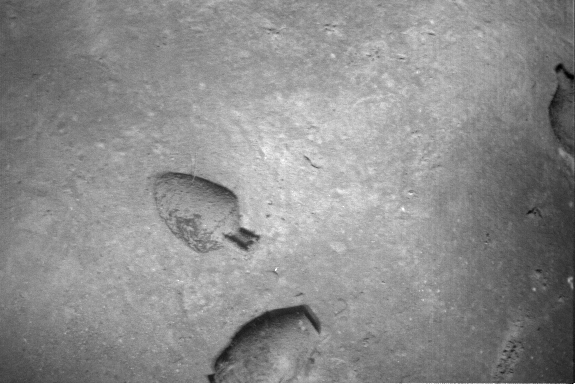
#> input picture Underwater Image/1.tif, 576 x 384 px, found by its file name
$ jupyter execute --allow-errors Underwater_moasic.ipynb
#> lines starting #> are read from the running program, lines starting #| are printed output that depends on the picture
[cell 1]
import numpy as np
from scipy.ndimage import gaussian_filter, zoom, sobel, maximum_filter, laplace, gaussian_laplace
import matplotlib.pyplot as plt
import matplotlib.image as mpimg
import cv2
from scipy.optimize import least_squares

Just For Fun i tried to implement the feature detection method as same as used in the Pizzaro paper i.e. harris interest points detector at multiscale this multiscale was created by decomposing each image into 5 levels with sigma value 1.6 and any level further then 5 was too blur, first the initial image from the pyramid in the previous scale is blurred then zoomed in with the factors of 2 and the gaussian blurr was used the same across all the levels as the image was already downsampled at each level, i have attached the outcomes of the pyramids in the Pyramids Folder as this algorithm was working but the computational time was too high it took me more then 2 hours to finish running this algorithm since there are a lots of loops in the code i didnt had  much time to optimize it for computational efficiency so i shifted from this feature finding method to SIFT algorithm but i would still like to know how can i improve this code below for it to work

[cell 2]
# [28 lines of commented-out code are left out]

[cell 3]
# [9 lines of commented-out code are left out]

[cell 4]
# [35 lines of commented-out code are left out]

[cell 5]
# [48 lines of commented-out code are left out]

[cell 6]
def load_image(path):
    img = cv2.imread(path)
#> img is the input picture: shape (384, 576, 3); min 0, max 255, mean 140.8
    if img is None:
        img = plt.imread(path)
        if len(img.shape) == 3:
            img = cv2.cvtColor(img, cv2.COLOR_RGB2GRAY)
    else:
        img = cv2.cvtColor(img, cv2.COLOR_BGR2GRAY)
#> img: shape (384, 576)
    return img

def normalize_image(image):
    img_float = image.astype(np.float64)

    mean_val = np.mean(img_float)
#> mean_val = 140.8
    std_val = np.std(img_float)
#> std_val = 35.49

    if std_val > 0:
        normalized = (img_float - mean_val) / std_val
    else:
        normalized = img_float - mean_val

    normalized = ((normalized - normalized.min()) /
                  (normalized.max() - normalized.min()) * 255).astype(np.uint8)

    return normalized

img_1 = normalize_image(load_image("C:/Users/shalh/OneDrive/Desktop/Underwater Image/1.tif"))
img_2 = normalize_image(load_image("C:/Users/shalh/OneDrive/Desktop/Underwater Image/2.tif"))
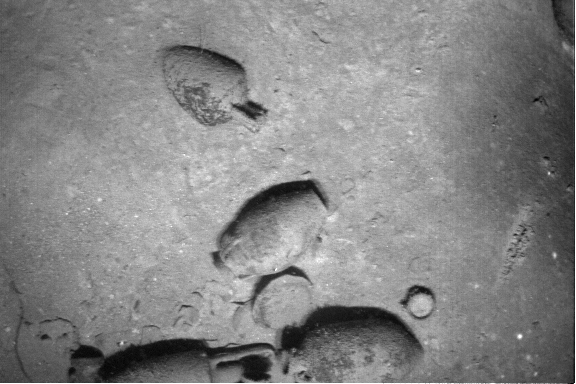
#> input picture Underwater Image/2.tif, 576 x 384 px, found by its file name
#> in load_image, img is the input picture: shape (384, 576, 3); min 0, max 255, mean 132.6
img_3 = normalize_image(load_image("C:/Users/shalh/OneDrive/Desktop/Underwater Image/3.tif"))
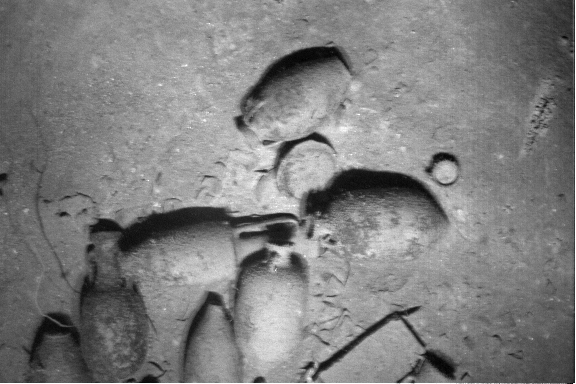
#> input picture Underwater Image/3.tif, 576 x 384 px, found by its file name
#> in load_image, img is the input picture: shape (384, 576, 3); min 0, max 255, mean 126.9
img_4 = normalize_image(load_image("C:/Users/shalh/OneDrive/Desktop/Underwater Image/4.tif"))
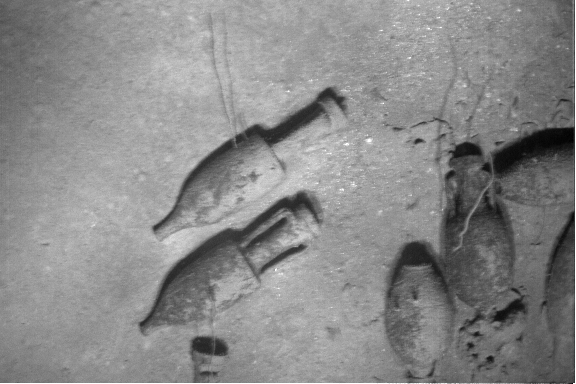
#> input picture Underwater Image/4.tif, 576 x 384 px, found by its file name
#> in load_image, img is the input picture: shape (384, 576, 3); min 0, max 255, mean 137
img_5 = normalize_image(load_image("C:/Users/shalh/OneDrive/Desktop/Underwater Image/5.tif"))
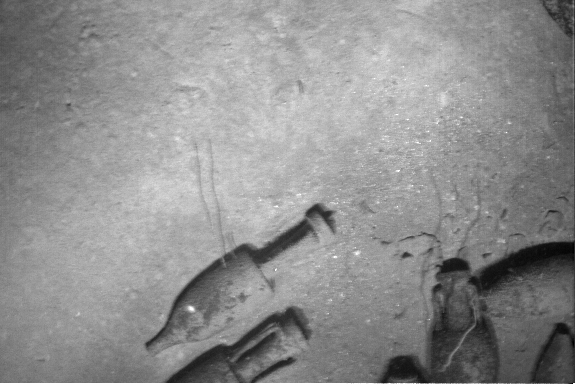
#> input picture Underwater Image/5.tif, 576 x 384 px, found by its file name
#> in load_image, img is the input picture: shape (384, 576, 3); min 0, max 255, mean 142
img_6 = normalize_image(load_image("C:/Users/shalh/OneDrive/Desktop/Underwater Image/6.tif"))
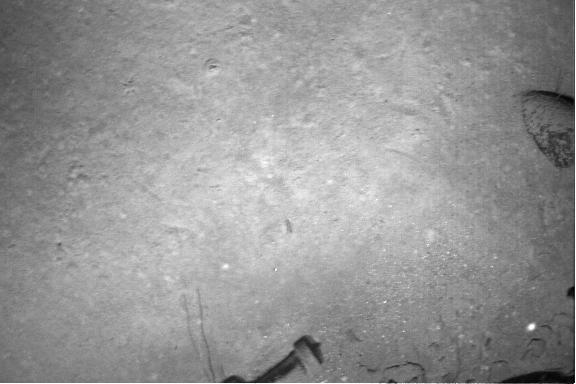
#> input picture Underwater Image/6.tif, 576 x 384 px, found by its file name
#> in load_image, img is the input picture: shape (384, 576, 3); min 0, max 255, mean 149.7

sift_det =  cv2.SIFT.create()

fp1, desp1 = sift_det.detectAndCompute(img_1,None)
#> fp1 = 389 keypoints; strongest (x, y, size): (211, 378, 4.8), (244, 239, 15.4), (572, 77, 3.5), (243, 231, 5.1)
fp2, desp2 = sift_det.detectAndCompute(img_2, None)
#> fp2 = 747 keypoints; strongest (x, y, size): (520, 336, 3.1), (252, 110, 13.4), (292, 270, 8.2), (264, 281, 9.7)
fp3, desp3 = sift_det.detectAndCompute(img_3,None)
#> fp3 = 818 keypoints; strongest (x, y, size): (316, 137, 7.3), (286, 148, 10), (318, 202, 19.8), (296, 263, 12)
fp4, desp4 = sift_det.detectAndCompute(img_4, None)
#> fp4 = 594 keypoints; strongest (x, y, size): (418, 141, 4.1), (300, 203, 17.2), (204, 346, 15.2), (301, 247, 5.9)
fp5, desp5 = sift_det.detectAndCompute(img_5,None)
#> fp5 = 390 keypoints; strongest (x, y, size): (191, 308, 4.1), (406, 255, 4.4), (316, 210, 10.7), (335, 257, 1.9)
fp6, desp6 = sift_det.detectAndCompute(img_6, None)
#> fp6 = 226 keypoints; strongest (x, y, size): (531, 327, 4.6), (391, 381, 2.4), (284, 368, 12.4), (304, 342, 10.8)

FLANN_INDEX_KDTREE = 1
trees = dict(algorithm=FLANN_INDEX_KDTREE)
search = dict(checks=50)
flann = cv2.FlannBasedMatcher(trees,search)

matches12 = flann.knnMatch(desp1,desp2,k=2)
#> matches12 = 389 matches
matches23 = flann.knnMatch(desp2,desp3,k=2)
#> matches23 = 747 matches
matches34 = flann.knnMatch(desp3,desp4,k=2)
#> matches34 = 818 matches
matches45 = flann.knnMatch(desp4,desp5,k=2)
#> matches45 = 594 matches
matches56 = flann.knnMatch(desp5,desp6,k=2)
#> matches56 = 390 matches


plt.figure(figsize=(15, 8))
#> (the rest of this cell did not finish here and is left out)

[cell 7]
sorted_matches12 = []
sorted_matches23 = []
sorted_matches34 = []
sorted_matches45 = []
sorted_matches56 = []


matches = [matches12,matches23,matches34,matches45,matches56]

for i,j in matches12:
            if i.distance<0.7*j.distance:
                sorted_matches12.append(i)
#> after the loop, sorted_matches12 = 84 matches
for i,j in matches23:
            if i.distance<0.7*j.distance:
                sorted_matches23.append(i)
#> after the loop, sorted_matches23 = 120 matches
for i,j in matches34:
            if i.distance<0.7*j.distance:
                sorted_matches34.append(i)
#> after the loop, sorted_matches34 = 10 matches
for i,j in matches45:
            if i.distance<0.7*j.distance:
                sorted_matches45.append(i)
#> after the loop, sorted_matches45 = 93 matches
for i,j in matches56:
            if i.distance<0.7*j.distance:
                sorted_matches56.append(i)
#> after the loop, sorted_matches56 = 41 matches

im12_matches = cv2.drawMatches(img_1, fp1, img_2, fp2, sorted_matches12, None, flags=cv2.DrawMatchesFlags_NOT_DRAW_SINGLE_POINTS)
im23_matches = cv2.drawMatches(img_2, fp2, img_3, fp3, sorted_matches23, None, flags=cv2.DrawMatchesFlags_NOT_DRAW_SINGLE_POINTS)
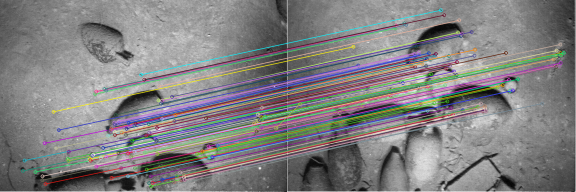
#> im23_matches: shape (384, 1152, 3) (shown at 1/2 size); mean of channels 0, 1, 2 129.2, 128, 129.6; drawn as B, G, R
im34_matches = cv2.drawMatches(img_3, fp3, img_4, fp4, sorted_matches34, None, flags=cv2.DrawMatchesFlags_NOT_DRAW_SINGLE_POINTS)
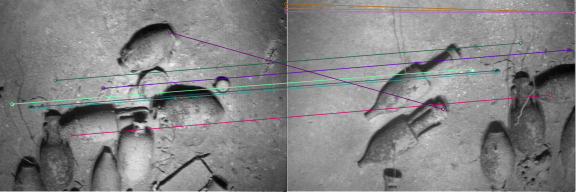
#> im34_matches: shape (384, 1152, 3) (shown at 1/2 size); mean of channels 0, 1, 2 131.2, 130.5, 130.9; drawn as B, G, R
im45_matches = cv2.drawMatches(img_4, fp4, img_5, fp5, sorted_matches45, None, flags=cv2.DrawMatchesFlags_NOT_DRAW_SINGLE_POINTS)
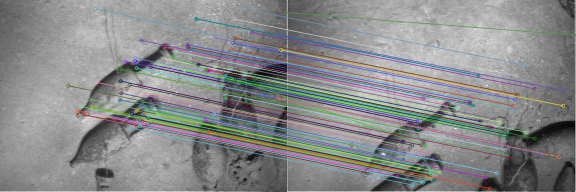
#> im45_matches: shape (384, 1152, 3) (shown at 1/2 size); mean of channels 0, 1, 2 138.3, 138, 136.4; drawn as B, G, R
im56_matches = cv2.drawMatches(img_5, fp5, img_6, fp6, sorted_matches56, None, flags=cv2.DrawMatchesFlags_NOT_DRAW_SINGLE_POINTS)
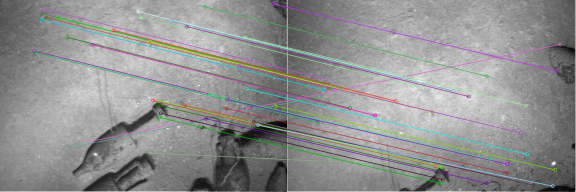
#> im56_matches: shape (384, 1152, 3) (shown at 1/2 size); mean of channels 0, 1, 2 144.2, 144.6, 144; drawn as B, G, R

matched12_xy = []
matched23_xy = []
matched34_xy = []
matched45_xy = []
matched56_xy = []
for match in sorted_matches12:
    pt1 = fp1[match.queryIdx].pt
    pt2 = fp2[match.trainIdx].pt
    matched12_xy.append((pt1, pt2))
#> this loop made 84 passes
#> (pt1, pt2) on passes 1 to 8: ((19.42, 182.2), (26.91, 57.02)), ((98.39, 272.7), (103.3, 147)), ((120.2, 340.2), (180.8, 251.1)), ((122.5, 153.6), (132, 27.96)), ((165.6, 214.9), (173.7, 86.22)), ((170.3, 219.5), (178.2, 90.02)), ((174.8, 233.3), (181.7, 104.7)), ((175.6, 174.2), (184.7, 46.87))
#> after the loop, matched12_xy = 84 items
for match in sorted_matches23:
    pt2 = fp2[match.queryIdx].pt
    pt3 = fp3[match.trainIdx].pt
    matched23_xy.append((pt2, pt3))
#> this loop made 120 passes
#> (pt2, pt3) on passes 1 to 8: ((45.34, 341.4), (63.78, 218.2)), ((48.84, 320.6), (67.96, 196.6)), ((48.84, 320.6), (67.96, 196.6)), ((70.51, 343.5), (89.96, 220.3)), ((84.39, 359.8), (103.7, 233.2)), ((84.59, 352.1), (103, 225.7)), ((88.97, 286.1), (110.1, 160.4)), ((90.63, 367.4), (108, 243.5))
#> after the loop, matched23_xy = 120 items
for match in sorted_matches34:
    pt3 = fp3[match.queryIdx].pt
    pt4 = fp4[match.trainIdx].pt
    matched34_xy.append((pt3, pt4))
#> this loop made 10 passes
#> (pt3, pt4) on passes 1 to 8: ((23.57, 207.8), (366.6, 137.4)), ((63.26, 213.7), (418.1, 140.6)), ((63.78, 218.2), (419.4, 144.5)), ((110.1, 160.4), (464.6, 85.68)), ((140.5, 270.8), (523.9, 189.6)), ((206.2, 176.1), (562, 99.64)), ((339.6, 64.58), (309.2, 217.7)), ((571.8, 7.29), (571.9, 24.6))
#> after the loop, matched34_xy = 10 items
for match in sorted_matches45:
    pt4 = fp4[match.queryIdx].pt
    pt5 = fp5[match.trainIdx].pt
    matched45_xy.append((pt4, pt5))
#> this loop made 93 passes
#> (pt4, pt5) on passes 1 to 8: ((135.6, 170.8), (126.7, 289.1)), ((155.6, 221.2), (148.4, 337.1)), ((156, 227.5), (148.2, 343.8)), ((163, 212.8), (155.7, 328.8)), ((166.5, 228.8), (158.3, 344.8)), ((179.4, 198), (170.3, 316.4)), ((183.3, 212.4), (174.7, 330.8)), ((183.3, 227), (174.7, 343.5))
#> after the loop, matched45_xy = 93 items
for match in sorted_matches56:
    pt5 = fp5[match.queryIdx].pt
    pt6 = fp6[match.trainIdx].pt
    matched56_xy.append((pt5, pt6))
#> this loop made 41 passes
#> (pt5, pt6) on passes 1 to 8: ((67.76, 101.3), (58.54, 240.9)), ((68.81, 104.5), (59.33, 244.1)), ((82.35, 38.69), (69.88, 179)), ((84.44, 27.1), (72.7, 167.1)), ((87.45, 18.19), (75.28, 158)), ((92.21, 34.98), (80.8, 175.8)), ((116.2, 35.21), (104.3, 176.5)), ((133.2, 296), (61.51, 192.8))
#> after the loop, matched56_xy = 41 items

im1_pt,im2_pt = matched12_xy[0]
#> im1_pt = (19.42, 182.2); im2_pt = (26.91, 57.02)

print(np.float32([matched12_xy[i][1] for i,j in enumerate(matched12_xy)]))
#> (printed output is left out)

[cell 8]
# [31 lines of commented-out code are left out]

[cell 9]
def pts(pairs):
    im1_pt_all = np.float32([pairs[i][0] for i,j in enumerate(pairs)]).reshape(-1, 1, 2)
#> im1_pt_all = 84 rows, first 8: [19.42, 182.2], [98.39, 272.7], [120.2, 340.2], [122.5, 153.6], [165.6, 214.9], [170.3, 219.5], [174.8, 233.3], [175.6, 174.2]
    im2_pt_all = np.float32([pairs[i][1] for i,j in enumerate(pairs)]).reshape(-1, 1, 2)
#> im2_pt_all = 84 rows, first 8: [26.91, 57.02], [103.3, 147], [180.8, 251.1], [132, 27.96], [173.7, 86.22], [178.2, 90.02], [181.7, 104.7], [184.7, 46.87]
    return im1_pt_all,im2_pt_all


src_pts12,dst_pts12 = pts(matched12_xy)
#> src_pts12 has the same summary as im1_pt_all in pts; dst_pts12 has the same summary as im2_pt_all in pts
src_pts23,dst_pts23 = pts(matched23_xy)
#> in pts (call 2), `im1_pt_all = np.float32([pairs[i][0] for i,j in enumerate(pairs)]).res..`: im1_pt_all = 120 rows, first 8: [45.34, 341.4], [48.84, 320.6], [48.84, 320.6], [70.51, 343.5], [84.39, 359.8], [84.59, 352.1], [88.97, 286.1], [90.63, 367.4]
#> in pts (call 2), `im2_pt_all = np.float32([pairs[i][1] for i,j in enumerate(pairs)]).res..`: im2_pt_all = 120 rows, first 8: [63.78, 218.2], [67.96, 196.6], [67.96, 196.6], [89.96, 220.3], [103.7, 233.2], [103, 225.7], [110.1, 160.4], [108, 243.5]
#> src_pts23 has the same summary as im1_pt_all in pts; dst_pts23 has the same summary as im2_pt_all in pts
src_pts34,dst_pts34 = pts(matched34_xy)
#> src_pts34 = [[23.57, 207.8], [63.26, 213.7], [63.78, 218.2], [110.1, 160.4], [140.5, 270.8], [206.2, 176.1], [339.6, 64.58], [571.8, 7.29], [572.1, 16.64], [572.2, 22.89]]; dst_pts34 = [[366.6, 137.4], [418.1, 140.6], [419.4, 144.5], [464.6, 85.68], [523.9, 189.6], [562, 99.64], [309.2, 217.7], [571.9, 24.6], [571.9, 24.6], [571.9, 24.6]]
src_pts45,dst_pts45 = pts(matched45_xy)
#> in pts (call 4), `im1_pt_all = np.float32([pairs[i][0] for i,j in enumerate(pairs)]).res..`: im1_pt_all = 93 rows, first 8: [135.6, 170.8], [155.6, 221.2], [156, 227.5], [163, 212.8], [166.5, 228.8], [179.4, 198], [183.3, 212.4], [183.3, 227]
#> in pts (call 4), `im2_pt_all = np.float32([pairs[i][1] for i,j in enumerate(pairs)]).res..`: im2_pt_all = 93 rows, first 8: [126.7, 289.1], [148.4, 337.1], [148.2, 343.8], [155.7, 328.8], [158.3, 344.8], [170.3, 316.4], [174.7, 330.8], [174.7, 343.5]
#> src_pts45 has the same summary as im1_pt_all in pts; dst_pts45 has the same summary as im2_pt_all in pts
src_pts56,dst_pts56 = pts(matched56_xy)
#> in pts (call 5), `im1_pt_all = np.float32([pairs[i][0] for i,j in enumerate(pairs)]).res..`: im1_pt_all = 41 rows, first 8: [67.76, 101.3], [68.81, 104.5], [82.35, 38.69], [84.44, 27.1], [87.45, 18.19], [92.21, 34.98], [116.2, 35.21], [133.2, 296]
#> in pts (call 5), `im2_pt_all = np.float32([pairs[i][1] for i,j in enumerate(pairs)]).res..`: im2_pt_all = 41 rows, first 8: [58.54, 240.9], [59.33, 244.1], [69.88, 179], [72.7, 167.1], [75.28, 158], [80.8, 175.8], [104.3, 176.5], [61.51, 192.8]
#> src_pts56 has the same summary as im1_pt_all in pts; dst_pts56 has the same summary as im2_pt_all in pts


H12i, mask12 = cv2.findHomography(src_pts12, dst_pts12, cv2.RANSAC)
#> H12i = [[0.921, -0.0682, 27.08], [0.0246, 0.918, -120.9], [-6.26e-05, -0.000202, 1]]; mask12 = 84 values, max 1 at index 4, min 0 at index 0, mean 0.738
H23i, mask23 = cv2.findHomography(src_pts23, dst_pts23, cv2.RANSAC)
#> H23i = [[1.05, 0.0422, 9.33], [0.0388, 1.01, -146.5], [4.99e-05, 6.76e-05, 1]]; mask23 = 120 values, max 1 at index 29, min 0 at index 0, mean 0.525
H34i, mask34 = cv2.findHomography(src_pts34, dst_pts34, cv2.RANSAC)
#> H34i = [[0.793, -1.54, 422], [-0.0393, -0.0454, 59.85], [0.000946, -0.00336, 1]]; mask34 = [0, 1, 1, 1, 1, 0, 0, 1, 1, 1]
H45i, mask45 = cv2.findHomography(src_pts45, dst_pts45, cv2.RANSAC)
#> H45i = [[1.02, 0.0658, -19.01], [-0.0252, 1.07, 121.8], [-4.97e-06, 0.000203, 1]]; mask45 = 93 values, max 1 at index 0, min 0 at index 1, mean 0.86
H56i, mask56 = cv2.findHomography(src_pts56, dst_pts56, cv2.RANSAC)
#> H56i = [[1, 0.0504, -13.81], [-0.00788, 1, 143.1], [-1.53e-06, 0.000152, 1]]; mask56 = 41 values, max 1 at index 0, min 0 at index 7, mean 0.829
print("h12i", H12i)
#| h12i [[ 9.20781934e-01 -6.82346607e-02  2.70806395e+01]
#|  [ 2.46142361e-02  9.17602358e-01 -1.20895052e+02]
#|  [-6.25785703e-05 -2.01745911e-04  1.00000000e+00]]

inlier_src12, inlier_dst12 = src_pts12[mask12.ravel() == 1], dst_pts12[mask12.ravel() == 1]
#> inlier_src12 = 62 rows, first 8: [165.6, 214.9], [170.3, 219.5], [174.8, 233.3], [175.6, 174.2], [178, 214.1], [181, 214], [181.6, 170.6], [185, 228.4]; inlier_dst12 = 62 rows, first 8: [173.7, 86.22], [178.2, 90.02], [181.7, 104.7], [184.7, 46.87], [186.4, 84.26], [189.5, 83.51], [191.1, 43.69], [192.1, 99.59]
inlier_src23, inlier_dst23 = src_pts23[mask23.ravel() == 1], dst_pts23[mask23.ravel() == 1]
#> inlier_src23 = 63 rows, first 8: [215.8, 270.9], [220.7, 261.1], [222.1, 257], [226, 252], [226, 252], [228.1, 244.9], [229.1, 263.6], [229.5, 248.5]; inlier_dst23 = 63 rows, first 8: [239.6, 134.1], [245.5, 125.5], [245.4, 119.7], [250.5, 114.6], [250.5, 114.6], [252.1, 107.4], [252.9, 127.3], [253.6, 111.1]
inlier_src34, inlier_dst34 = src_pts34[mask34.ravel() == 1], dst_pts34[mask34.ravel() == 1]
#> inlier_src34 = [[63.26, 213.7], [63.78, 218.2], [110.1, 160.4], [140.5, 270.8], [571.8, 7.29], [572.1, 16.64], [572.2, 22.89]]; inlier_dst34 = [[418.1, 140.6], [419.4, 144.5], [464.6, 85.68], [523.9, 189.6], [571.9, 24.6], [571.9, 24.6], [571.9, 24.6]]
inlier_src45, inlier_dst45 = src_pts45[mask45.ravel() == 1], dst_pts45[mask45.ravel() == 1]
#> inlier_src45 = 80 rows, first 8: [135.6, 170.8], [156, 227.5], [166.5, 228.8], [179.4, 198], [183.3, 212.4], [183.3, 227], [187.9, 225.3], [188.7, 215.7]; inlier_dst45 = 80 rows, first 8: [126.7, 289.1], [148.2, 343.8], [158.3, 344.8], [170.3, 316.4], [174.7, 330.8], [174.7, 343.5], [178.9, 341.8], [179.6, 333.7]
inlier_src56, inlier_dst56 = src_pts56[mask56.ravel() == 1], dst_pts56[mask56.ravel() == 1]
#> inlier_src56 = 34 rows, first 8: [67.76, 101.3], [68.81, 104.5], [82.35, 38.69], [84.44, 27.1], [87.45, 18.19], [92.21, 34.98], [116.2, 35.21], [133.9, 74.3]; inlier_dst56 = 34 rows, first 8: [58.54, 240.9], [59.33, 244.1], [69.88, 179], [72.7, 167.1], [75.28, 158], [80.8, 175.8], [104.3, 176.5], [123.2, 215.9]


def residual_function(h_params, src_pts, dst_pts):
    H = np.append(h_params, 1).reshape(3, 3)

    src_homo = np.column_stack([src_pts.reshape(-1, 2), np.ones(len(src_pts.reshape(-1, 2)))])
    projected_homo = (H @ src_homo.T).T
    projected_2d = projected_homo[:, :2] / projected_homo[:, 2:3]

    return (projected_2d - dst_pts.reshape(-1, 2)).flatten()

def LM(H_init, src_pts, dst_pts):
    h_params = H_init.flatten()[:8]
#> h_params = [0.921, -0.0682, 27.08, 0.0246, 0.918, -120.9, -6.26e-05, -0.000202]

    result = least_squares(residual_function, h_params,
                          args=(src_pts, dst_pts),
                          method='lm')
#> result = 12 items

    H_refined = np.append(result.x, 1).reshape(3, 3)
#> H_refined = [[0.933, -0.0659, 25.33], [0.0289, 0.924, -122.9], [-4.07e-05, -0.000198, 1]]
    return H_refined

H12 = LM(H12i, inlier_src12, inlier_dst12)
#> H12 has the same summary as H_refined in LM
H23 = LM(H23i, inlier_src23, inlier_dst23)
#> H23 = [[1.05, 0.038, 9.28], [0.0366, 1.01, -145.3], [5.6e-05, 6.2e-05, 1]]
H34 = LM(H34i, inlier_src34, inlier_dst34)
#> H34 has the same summary as H34i
H45 = LM(H45i, inlier_src45, inlier_dst45)
#> H45 = [[1, 0.0488, -14.2], [-0.0263, 1.05, 122.2], [-2.06e-05, 0.000152, 1]]
H56 = LM(H56i, inlier_src56, inlier_dst56)
#> H56 = [[1, 0.0521, -13.9], [-0.00841, 1, 143.3], [-1.7e-06, 0.000157, 1]]
print(H12)
#| [[ 9.32697598e-01 -6.58800971e-02  2.53275066e+01]
#|  [ 2.88856345e-02  9.24241927e-01 -1.22891001e+02]
#|  [-4.06901688e-05 -1.97611249e-04  1.00000000e+00]]

[cell 10]
def sequential_image_stitching(images,homographies):
    result = images[0].copy()
    canvas_w = images[0].shape[1]*3
    canvas_h = images[0].shape[0]*3

    canvas = np.zeros((canvas_h, canvas_w), dtype=np.uint8)

    center_transform = np.array([[1, 0, canvas_w//2 - images[0].shape[1]//2],
                                 [0, 1, canvas_h//2 - images[0].shape[0]//2],
                                 [0, 0, 1]], dtype=np.float32)

    # Place first image in center
    first_H = center_transform
    warped_first = cv2.warpPerspective(images[0],  first_H, (canvas_w, canvas_h))
    canvas = warped_first.copy()

    # x_offset = canvas_w//4
    # y_offset = canvas_h//4
    # canvas[y_offset:y_offset+images[0].shape[0], x_offset:x_offset+images[0].shape[1]] = images[0]

    cum_H = first_H
    for i in range(1,len(images)):
        cum_H =  np.dot(cum_H, homographies[i-1])
        warped = cv2.warpPerspective(images[i], cum_H, (canvas_w, canvas_h))
        alpha = 0.5
        beta = 1.0 - alpha
        warped = cv2.addWeighted(warped_first, alpha, warped, beta, 0)

        mask = warped > 0
        canvas[mask] = warped[mask]
    return canvas

# mosaic = sequential_image_stitching([img_1, img_2, img_3], [H12,H23])

images = [img_1, img_2, img_3, img_4, img_5, img_6]
homographies = [H12, H23, H34, H45, H56]

for i in range(len(images)-1):
    mosaic = sequential_image_stitching([images[i], images[i+1]], [homographies[i]])
    plt.figure(figsize=(15, 10))
    plt.imshow(mosaic, cmap='gray')
    plt.title(f'Mosaic: Image {i+1} + Image {i+2}')
    plt.axis('off')
    plt.show()
#> this loop made 5 passes
#> pass 1, `mosaic = sequential_image_stitching([images[i], images[i+1]], [homogra..`:
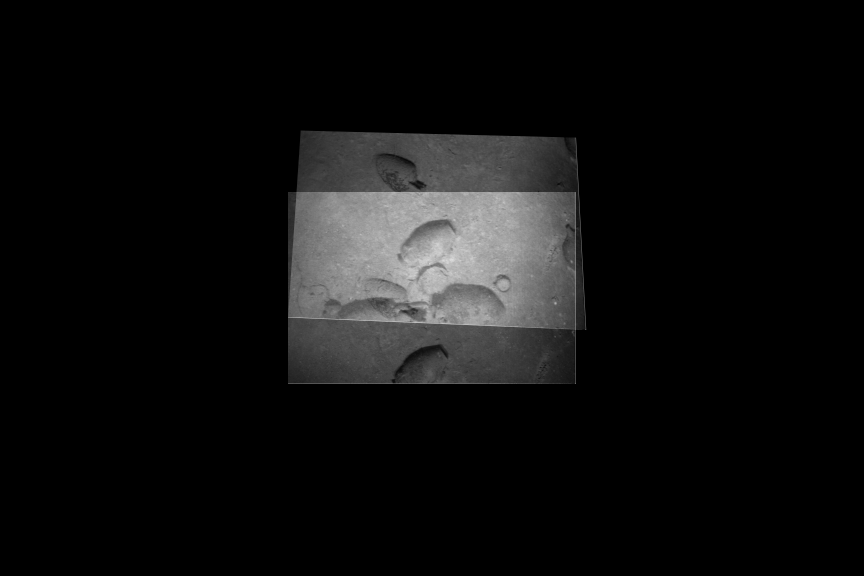
#> mosaic: shape (1152, 1728) (shown at 1/2 size); min 0, max 225, mean 15

[cell 11]
matches16 = flann.knnMatch(desp1,desp6,k=2)
#> matches16 = 389 matches
#> (the rest of the program and of its run is left out)
